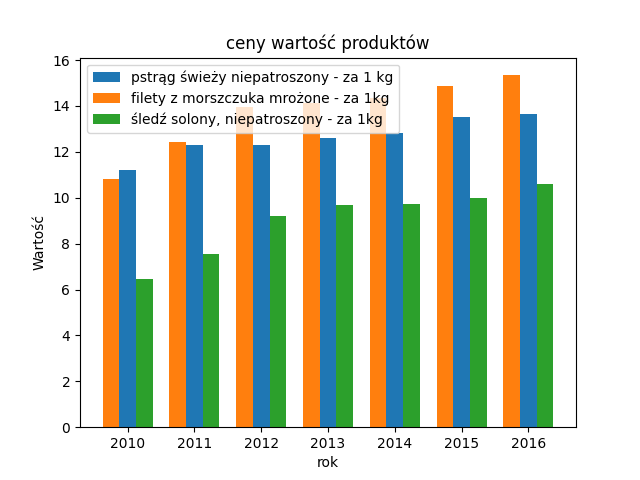

Reproduce this figure in Python.
import matplotlib.pyplot as plt
import pandas as pd
import  numpy as np
df=pd.read_csv("ceny.csv",sep=";")
print(df)
df["Wartosc"]=df["Wartosc"].str.replace(",",".")
df["Wartosc"]=df["Wartosc"].astype({"Wartosc":"float"})
dane1=df[df["Rodzaje produktów"]=="pstrąg świeży niepatroszony - za 1 kg"]["Wartosc"].mean()
dane2=df[df["Rodzaje produktów"]=="filety z morszczuka mrożone - za 1kg"]["Wartosc"].mean()
dane3=df[df["Rodzaje produktów"]=="śledź solony, niepatroszony - za 1kg"]["Wartosc"].mean()
print(dane1)
print(dane2)
print(dane3)
dane1=df[df["Rodzaje produktów"]=="pstrąg świeży niepatroszony - za 1 kg"].groupby(["Rok"])["Wartosc"].sum()
dane2=df[df["Rodzaje produktów"]=="filety z morszczuka mrożone - za 1kg"].groupby(["Rok"])["Wartosc"].sum()
dane3=df[df["Rodzaje produktów"]=="śledź solony, niepatroszony - za 1kg"].groupby(["Rok"])["Wartosc"].sum()
rok=df["Rok"].drop_duplicates()
plt.bar(rok,dane1,width=0.25,label="pstrąg świeży niepatroszony - za 1 kg")
plt.bar(rok-0.25,dane2,width=0.25,label="filety z morszczuka mrożone - za 1kg")
plt.bar(rok+0.25,dane3,width=0.25,label="śledź solony, niepatroszony - za 1kg")
plt.legend()
plt.xlabel("rok")
plt.ylabel("Wartość")
plt.title("ceny wartość produktów")
plt.savefig("zad2.png")
plt.show()
